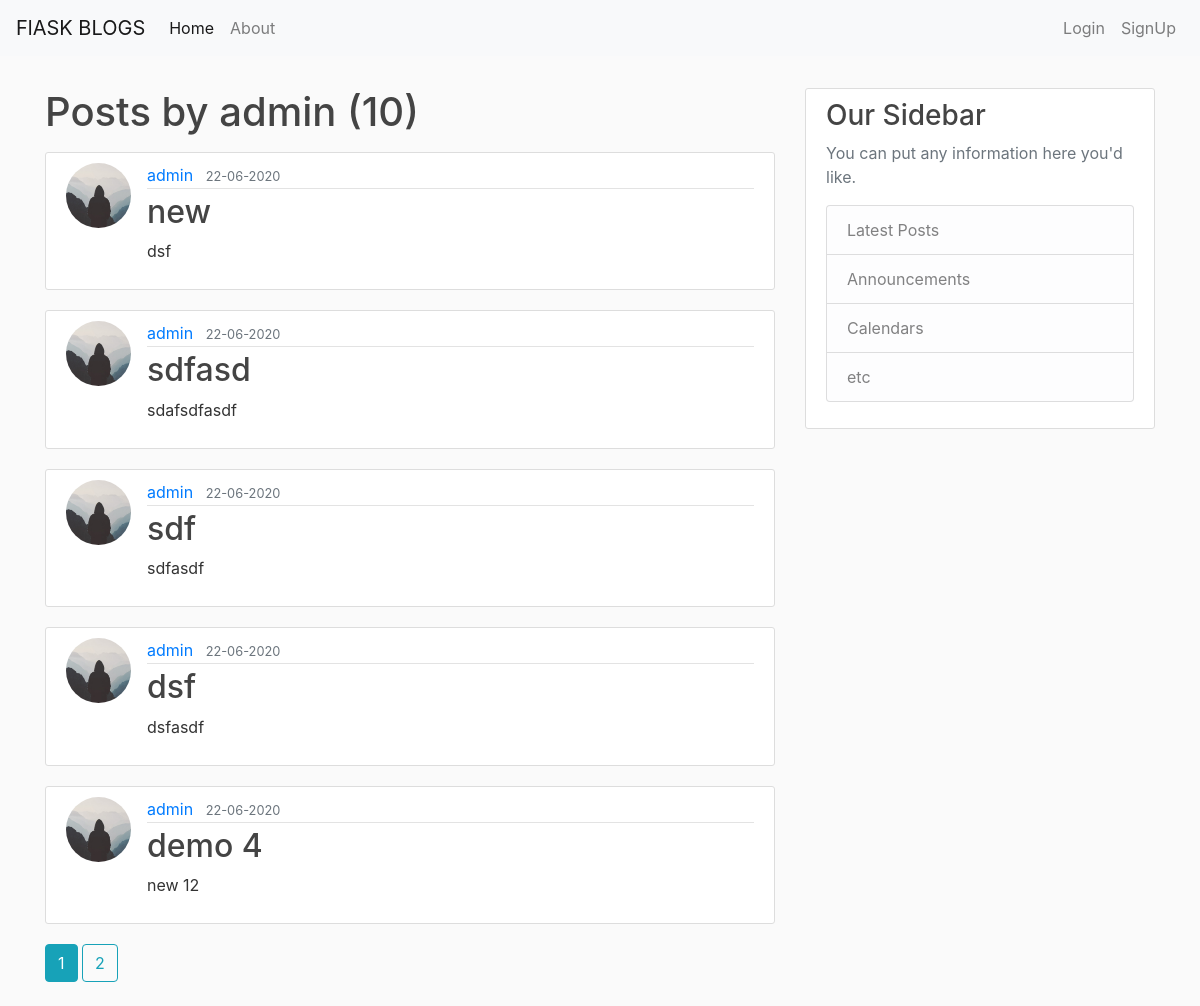
Screenshot of /user/admin with the database file from the repository.
### flaskblog/models.py (models this page shows, shortened)
class User(db.Model, UserMixin):
    id = db.Column(db.Integer, primary_key=True)
    username = db.Column(db.String(20), unique=True, nullable=False)
    email = db.Column(db.String(120), unique=True, nullable=False)
    image_file = db.Column(db.String(20), nullable=False, default='default.jpg')
    password = db.Column(db.String(60), nullable=False)
    posts = db.relationship('Post', backref='author', lazy=True)

class Post(db.Model):
    id = db.Column(db.Integer, primary_key=True)
    title = db.Column(db.String(100), nullable=False)
    date_posted = db.Column(db.DateTime, nullable=False, default=datetime.utcnow)
    content = db.Column(db.Text, nullable=False)
    user_id = db.Column(db.Integer, db.ForeignKey('user.id'), nullable=False)

### flaskblog/users/routes.py (the view)
@users.route('/user/<string:username>')
def user_posts(username):
    page = request.args.get('page', 1, type=int)
    user = User.query.filter_by(username=username).first_or_404()
    posts = Post.query.filter_by(author=user)\
        .order_by(Post.date_posted.desc())\
        .paginate(page=page, per_page=5)
    return render_template('user_posts.html',posts=posts, user=user)

### flaskblog/templates/user_posts.html
{% extends "layout.html" %}
{% block content %}
    <h1 class="mb-3">Posts by {{ user.username }} ({{ posts.total }})</h1>
    {% for post in posts.items %}
        <article class="media content-section">
          <img src="{{ url_for('static', filename='profile_pics/' + post.author.image_file) }}" alt="" class="rounded-circle article-img">
          <div class="media-body">
            <div class="article-metadata">
              <a class="mr-2" href="{{ url_for('users.user_posts', username=post.author.username) }}">{{ post.author.username }}</a>
              <small class="text-muted">{{ post.date_posted.strftime('%d-%m-%Y') }}</small>
            </div>
            <h2><a class="article-title" href="{{ url_for('posts.post', post_id=post.id) }}">{{ post.title }}</a></h2>
            <p class="article-content">{{ post.content }}</p>
          </div>
        </article>
    {% endfor %}
    {% for page_num in posts.iter_pages(left_edge=1, right_edge=1, left_current=1, right_current=2) %}
      {% if page_num %}
        {% if posts.page != page_num %}
          <a class="btn btn-outline-info mb-4" href="{{ url_for('users.user_posts', username=user.username, page=page_num) }}"">{{ page_num }}</a>
        {% else %}
          <a class="btn btn-info mb-4" href="{{ url_for('users.user_posts', username=user.username, page=page_num) }}"">{{ page_num }}</a>
        {% endif %}
      {% else %}
        ...
      {% endif %}
    {% endfor %}
{% endblock content %}

### flaskblog/static/main.css (style rules this page uses)
body { background: #fafafa; color: #333333; margin: 0; }
h1, h2, h3, h4, h5, h6 { color: #444444; }
.content-section { background: #ffffff; padding: 10px 20px; border: 1px solid #dddddd; border-radius: 3px; margin-bottom: 20px; }
.article-title { color: #444444; }
.article-content { white-space: pre-line; }
.article-img { height: 65px; width: 65px; margin-right: 16px; }
.article-metadata { padding-bottom: 1px; margin-bottom: 4px; border-bottom: 1px solid #e3e3e3 }

### rows the page displays
User: username "admin"
Post: image_file (placeholder picture), author.username "admin", date_posted "22-06-2020", title "new", content "dsf"
Post: image_file (placeholder picture), author.username "admin", date_posted "22-06-2020", title "sdfasd", content "sdafsdfasdf"
Post: image_file (placeholder picture), author.username "admin", date_posted "22-06-2020", title "sdf", content "sdfasdf"
Post: image_file (placeholder picture), author.username "admin", date_posted "22-06-2020", title "dsf", content "dsfasdf"
Post: image_file (placeholder picture), author.username "admin", date_posted "22-06-2020", title "demo 4", content "new 12"

### other values shown
{{ posts.total }} "10"
{{ page_num }} "1"
{{ page_num }} "2"
